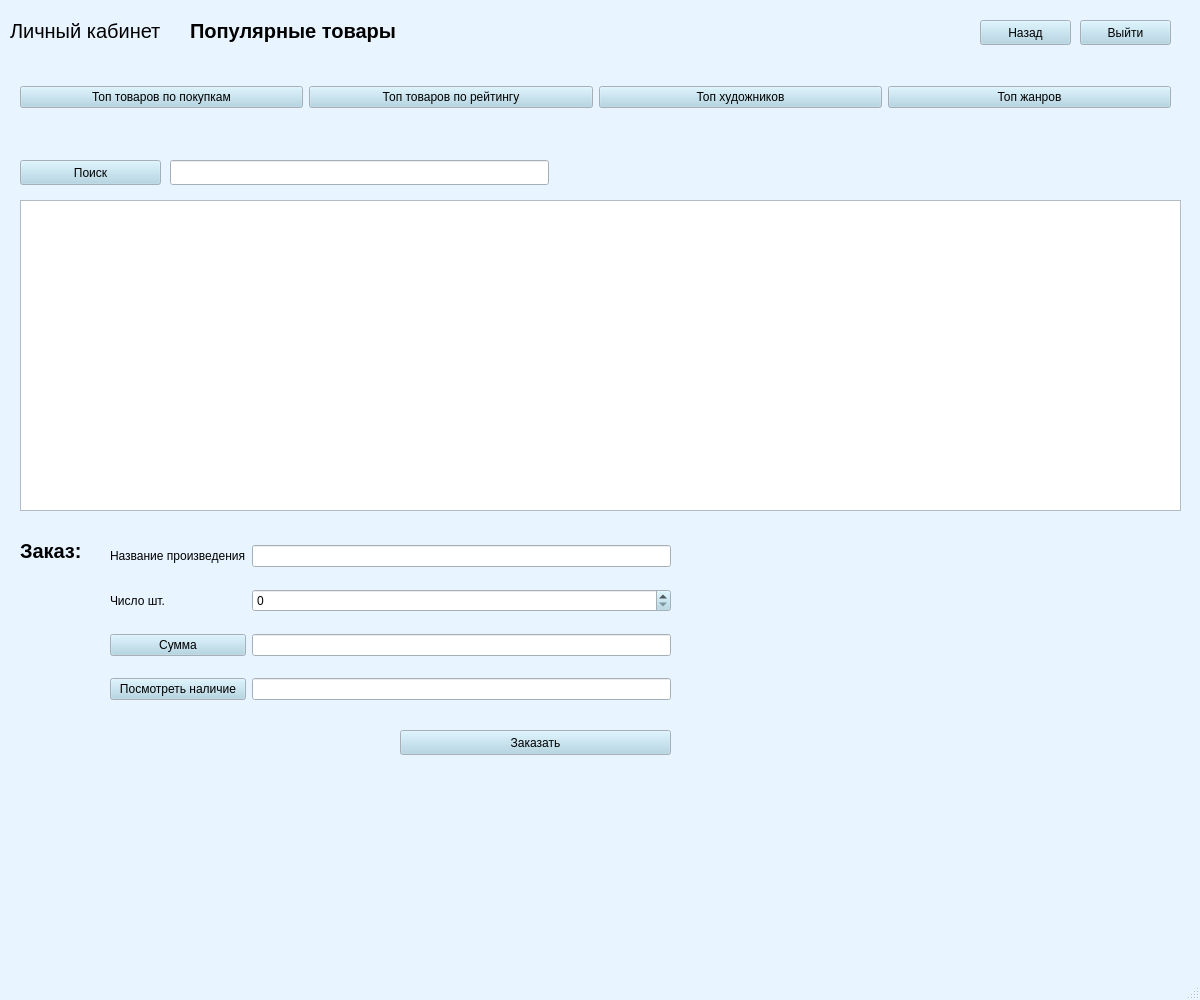
<?xml version="1.0" encoding="UTF-8"?>
<ui version="4.0">
 <class>MainWindow</class>
 <widget class="QMainWindow" name="MainWindow">
  <property name="geometry">
   <rect>
    <x>0</x>
    <y>0</y>
    <width>1200</width>
    <height>1000</height>
   </rect>
  </property>
  <property name="palette">
   <palette>
    <active>
     <colorrole role="WindowText">
      <brush brushstyle="SolidPattern">
       <color alpha="255">
        <red>0</red>
        <green>0</green>
        <blue>0</blue>
       </color>
      </brush>
     </colorrole>
     <colorrole role="Button">
      <brush brushstyle="SolidPattern">
       <color alpha="255">
        <red>169</red>
        <green>210</green>
        <blue>227</blue>
       </color>
      </brush>
     </colorrole>
     <colorrole role="Light">
      <brush brushstyle="SolidPattern">
       <color alpha="255">
        <red>255</red>
        <green>255</green>
        <blue>255</blue>
       </color>
      </brush>
     </colorrole>
     <colorrole role="Midlight">
      <brush brushstyle="SolidPattern">
       <color alpha="255">
        <red>238</red>
        <green>228</green>
        <blue>255</blue>
       </color>
      </brush>
     </colorrole>
     <colorrole role="Dark">
      <brush brushstyle="SolidPattern">
       <color alpha="255">
        <red>110</red>
        <green>101</green>
        <blue>127</blue>
       </color>
      </brush>
     </colorrole>
     <colorrole role="Mid">
      <brush brushstyle="SolidPattern">
       <color alpha="255">
        <red>147</red>
        <green>134</green>
        <blue>170</blue>
       </color>
      </brush>
     </colorrole>
     <colorrole role="Text">
      <brush brushstyle="SolidPattern">
       <color alpha="255">
        <red>0</red>
        <green>0</green>
        <blue>0</blue>
       </color>
      </brush>
     </colorrole>
     <colorrole role="BrightText">
      <brush brushstyle="SolidPattern">
       <color alpha="255">
        <red>255</red>
        <green>255</green>
        <blue>255</blue>
       </color>
      </brush>
     </colorrole>
     <colorrole role="ButtonText">
      <brush brushstyle="SolidPattern">
       <color alpha="255">
        <red>0</red>
        <green>0</green>
        <blue>0</blue>
       </color>
      </brush>
     </colorrole>
     <colorrole role="Base">
      <brush brushstyle="SolidPattern">
       <color alpha="255">
        <red>255</red>
        <green>255</green>
        <blue>255</blue>
       </color>
      </brush>
     </colorrole>
     <colorrole role="Window">
      <brush brushstyle="SolidPattern">
       <color alpha="255">
        <red>232</red>
        <green>244</green>
        <blue>255</blue>
       </color>
      </brush>
     </colorrole>
     <colorrole role="Shadow">
      <brush brushstyle="SolidPattern">
       <color alpha="255">
        <red>0</red>
        <green>0</green>
        <blue>0</blue>
       </color>
      </brush>
     </colorrole>
     <colorrole role="Highlight">
      <brush brushstyle="SolidPattern">
       <color alpha="255">
        <red>221</red>
        <green>202</green>
        <blue>255</blue>
       </color>
      </brush>
     </colorrole>
     <colorrole role="AlternateBase">
      <brush brushstyle="SolidPattern">
       <color alpha="255">
        <red>238</red>
        <green>228</green>
        <blue>255</blue>
       </color>
      </brush>
     </colorrole>
     <colorrole role="ToolTipBase">
      <brush brushstyle="SolidPattern">
       <color alpha="255">
        <red>255</red>
        <green>255</green>
        <blue>220</blue>
       </color>
      </brush>
     </colorrole>
     <colorrole role="ToolTipText">
      <brush brushstyle="SolidPattern">
       <color alpha="255">
        <red>0</red>
        <green>0</green>
        <blue>0</blue>
       </color>
      </brush>
     </colorrole>
     <colorrole role="PlaceholderText">
      <brush brushstyle="SolidPattern">
       <color alpha="128">
        <red>0</red>
        <green>0</green>
        <blue>0</blue>
       </color>
      </brush>
     </colorrole>
    </active>
    <inactive>
     <colorrole role="WindowText">
      <brush brushstyle="SolidPattern">
       <color alpha="255">
        <red>0</red>
        <green>0</green>
        <blue>0</blue>
       </color>
      </brush>
     </colorrole>
     <colorrole role="Button">
      <brush brushstyle="SolidPattern">
       <color alpha="255">
        <red>169</red>
        <green>210</green>
        <blue>227</blue>
       </color>
      </brush>
     </colorrole>
     <colorrole role="Light">
      <brush brushstyle="SolidPattern">
       <color alpha="255">
        <red>255</red>
        <green>255</green>
        <blue>255</blue>
       </color>
      </brush>
     </colorrole>
     <colorrole role="Midlight">
      <brush brushstyle="SolidPattern">
       <color alpha="255">
        <red>238</red>
        <green>228</green>
        <blue>255</blue>
       </color>
      </brush>
     </colorrole>
     <colorrole role="Dark">
      <brush brushstyle="SolidPattern">
       <color alpha="255">
        <red>110</red>
        <green>101</green>
        <blue>127</blue>
       </color>
      </brush>
     </colorrole>
     <colorrole role="Mid">
      <brush brushstyle="SolidPattern">
       <color alpha="255">
        <red>147</red>
        <green>134</green>
        <blue>170</blue>
       </color>
      </brush>
     </colorrole>
     <colorrole role="Text">
      <brush brushstyle="SolidPattern">
       <color alpha="255">
        <red>0</red>
        <green>0</green>
        <blue>0</blue>
       </color>
      </brush>
     </colorrole>
     <colorrole role="BrightText">
      <brush brushstyle="SolidPattern">
       <color alpha="255">
        <red>255</red>
        <green>255</green>
        <blue>255</blue>
       </color>
      </brush>
     </colorrole>
     <colorrole role="ButtonText">
      <brush brushstyle="SolidPattern">
       <color alpha="255">
        <red>0</red>
        <green>0</green>
        <blue>0</blue>
       </color>
      </brush>
     </colorrole>
     <colorrole role="Base">
      <brush brushstyle="SolidPattern">
       <color alpha="255">
        <red>255</red>
        <green>255</green>
        <blue>255</blue>
       </color>
      </brush>
     </colorrole>
     <colorrole role="Window">
      <brush brushstyle="SolidPattern">
       <color alpha="255">
        <red>232</red>
        <green>244</green>
        <blue>255</blue>
       </color>
      </brush>
     </colorrole>
     <colorrole role="Shadow">
      <brush brushstyle="SolidPattern">
       <color alpha="255">
        <red>0</red>
        <green>0</green>
        <blue>0</blue>
       </color>
      </brush>
     </colorrole>
     <colorrole role="Highlight">
      <brush brushstyle="SolidPattern">
       <color alpha="255">
        <red>221</red>
        <green>202</green>
        <blue>255</blue>
       </color>
      </brush>
     </colorrole>
     <colorrole role="AlternateBase">
      <brush brushstyle="SolidPattern">
       <color alpha="255">
        <red>238</red>
        <green>228</green>
        <blue>255</blue>
       </color>
      </brush>
     </colorrole>
     <colorrole role="ToolTipBase">
      <brush brushstyle="SolidPattern">
       <color alpha="255">
        <red>255</red>
        <green>255</green>
        <blue>220</blue>
       </color>
      </brush>
     </colorrole>
     <colorrole role="ToolTipText">
      <brush brushstyle="SolidPattern">
       <color alpha="255">
        <red>0</red>
        <green>0</green>
        <blue>0</blue>
       </color>
      </brush>
     </colorrole>
     <colorrole role="PlaceholderText">
      <brush brushstyle="SolidPattern">
       <color alpha="128">
        <red>0</red>
        <green>0</green>
        <blue>0</blue>
       </color>
      </brush>
     </colorrole>
    </inactive>
    <disabled>
     <colorrole role="WindowText">
      <brush brushstyle="SolidPattern">
       <color alpha="255">
        <red>110</red>
        <green>101</green>
        <blue>127</blue>
       </color>
      </brush>
     </colorrole>
     <colorrole role="Button">
      <brush brushstyle="SolidPattern">
       <color alpha="255">
        <red>169</red>
        <green>210</green>
        <blue>227</blue>
       </color>
      </brush>
     </colorrole>
     <colorrole role="Light">
      <brush brushstyle="SolidPattern">
       <color alpha="255">
        <red>255</red>
        <green>255</green>
        <blue>255</blue>
       </color>
      </brush>
     </colorrole>
     <colorrole role="Midlight">
      <brush brushstyle="SolidPattern">
       <color alpha="255">
        <red>238</red>
        <green>228</green>
        <blue>255</blue>
       </color>
      </brush>
     </colorrole>
     <colorrole role="Dark">
      <brush brushstyle="SolidPattern">
       <color alpha="255">
        <red>110</red>
        <green>101</green>
        <blue>127</blue>
       </color>
      </brush>
     </colorrole>
     <colorrole role="Mid">
      <brush brushstyle="SolidPattern">
       <color alpha="255">
        <red>147</red>
        <green>134</green>
        <blue>170</blue>
       </color>
      </brush>
     </colorrole>
     <colorrole role="Text">
      <brush brushstyle="SolidPattern">
       <color alpha="255">
        <red>110</red>
        <green>101</green>
        <blue>127</blue>
       </color>
      </brush>
     </colorrole>
     <colorrole role="BrightText">
      <brush brushstyle="SolidPattern">
       <color alpha="255">
        <red>255</red>
        <green>255</green>
        <blue>255</blue>
       </color>
      </brush>
     </colorrole>
     <colorrole role="ButtonText">
      <brush brushstyle="SolidPattern">
       <color alpha="255">
        <red>110</red>
        <green>101</green>
        <blue>127</blue>
       </color>
      </brush>
     </colorrole>
     <colorrole role="Base">
      <brush brushstyle="SolidPattern">
       <color alpha="255">
        <red>232</red>
        <green>244</green>
        <blue>255</blue>
       </color>
      </brush>
     </colorrole>
     <colorrole role="Window">
      <brush brushstyle="SolidPattern">
       <color alpha="255">
        <red>232</red>
        <green>244</green>
        <blue>255</blue>
       </color>
      </brush>
     </colorrole>
     <colorrole role="Shadow">
      <brush brushstyle="SolidPattern">
       <color alpha="255">
        <red>0</red>
        <green>0</green>
        <blue>0</blue>
       </color>
      </brush>
     </colorrole>
     <colorrole role="Highlight">
      <brush brushstyle="SolidPattern">
       <color alpha="255">
        <red>145</red>
        <green>145</green>
        <blue>145</blue>
       </color>
      </brush>
     </colorrole>
     <colorrole role="AlternateBase">
      <brush brushstyle="SolidPattern">
       <color alpha="255">
        <red>221</red>
        <green>202</green>
        <blue>255</blue>
       </color>
      </brush>
     </colorrole>
     <colorrole role="ToolTipBase">
      <brush brushstyle="SolidPattern">
       <color alpha="255">
        <red>255</red>
        <green>255</green>
        <blue>220</blue>
       </color>
      </brush>
     </colorrole>
     <colorrole role="ToolTipText">
      <brush brushstyle="SolidPattern">
       <color alpha="255">
        <red>0</red>
        <green>0</green>
        <blue>0</blue>
       </color>
      </brush>
     </colorrole>
     <colorrole role="PlaceholderText">
      <brush brushstyle="SolidPattern">
       <color alpha="128">
        <red>0</red>
        <green>0</green>
        <blue>0</blue>
       </color>
      </brush>
     </colorrole>
    </disabled>
   </palette>
  </property>
  <property name="windowTitle">
   <string>MainWindow</string>
  </property>
  <widget class="QWidget" name="centralwidget">
   <widget class="QWidget" name="gridLayoutWidget_2">
    <property name="geometry">
     <rect>
      <x>20</x>
      <y>57</y>
      <width>1151</width>
      <height>81</height>
     </rect>
    </property>
    <layout class="QGridLayout" name="gridLayout_2">
     <property name="leftMargin">
      <number>0</number>
     </property>
     <property name="topMargin">
      <number>0</number>
     </property>
     <property name="bottomMargin">
      <number>0</number>
     </property>
     <property name="verticalSpacing">
      <number>6</number>
     </property>
     <item row="1" column="0">
      <widget class="QPushButton" name="art_sale">
       <property name="text">
        <string>Топ товаров по покупкам</string>
       </property>
      </widget>
     </item>
     <item row="1" column="3">
      <widget class="QPushButton" name="top_gen">
       <property name="text">
        <string>Топ жанров</string>
       </property>
      </widget>
     </item>
     <item row="1" column="1">
      <widget class="QPushButton" name="art_raiting">
       <property name="text">
        <string>Топ товаров по рейтингу</string>
       </property>
      </widget>
     </item>
     <item row="1" column="2">
      <widget class="QPushButton" name="art">
       <property name="text">
        <string>Топ художников</string>
       </property>
      </widget>
     </item>
    </layout>
   </widget>
   <widget class="QLabel" name="label">
    <property name="geometry">
     <rect>
      <x>10</x>
      <y>0</y>
      <width>161</width>
      <height>62</height>
     </rect>
    </property>
    <property name="palette">
     <palette>
      <active>
       <colorrole role="Button">
        <brush brushstyle="SolidPattern">
         <color alpha="255">
          <red>173</red>
          <green>127</green>
          <blue>168</blue>
         </color>
        </brush>
       </colorrole>
      </active>
      <inactive>
       <colorrole role="Button">
        <brush brushstyle="SolidPattern">
         <color alpha="255">
          <red>173</red>
          <green>127</green>
          <blue>168</blue>
         </color>
        </brush>
       </colorrole>
      </inactive>
      <disabled>
       <colorrole role="Button">
        <brush brushstyle="SolidPattern">
         <color alpha="255">
          <red>173</red>
          <green>127</green>
          <blue>168</blue>
         </color>
        </brush>
       </colorrole>
      </disabled>
     </palette>
    </property>
    <property name="font">
     <font>
      <pointsize>15</pointsize>
      <italic>false</italic>
      <strikeout>false</strikeout>
      <kerning>true</kerning>
     </font>
    </property>
    <property name="text">
     <string>&lt;html&gt;&lt;head/&gt;&lt;body&gt;&lt;p&gt;Личный кабинет&lt;/p&gt;&lt;/body&gt;&lt;/html&gt;</string>
    </property>
   </widget>
   <widget class="QLabel" name="label_2">
    <property name="geometry">
     <rect>
      <x>190</x>
      <y>0</y>
      <width>221</width>
      <height>62</height>
     </rect>
    </property>
    <property name="palette">
     <palette>
      <active>
       <colorrole role="Button">
        <brush brushstyle="SolidPattern">
         <color alpha="255">
          <red>173</red>
          <green>127</green>
          <blue>168</blue>
         </color>
        </brush>
       </colorrole>
      </active>
      <inactive>
       <colorrole role="Button">
        <brush brushstyle="SolidPattern">
         <color alpha="255">
          <red>173</red>
          <green>127</green>
          <blue>168</blue>
         </color>
        </brush>
       </colorrole>
      </inactive>
      <disabled>
       <colorrole role="Button">
        <brush brushstyle="SolidPattern">
         <color alpha="255">
          <red>173</red>
          <green>127</green>
          <blue>168</blue>
         </color>
        </brush>
       </colorrole>
      </disabled>
     </palette>
    </property>
    <property name="font">
     <font>
      <pointsize>15</pointsize>
      <italic>false</italic>
      <strikeout>false</strikeout>
      <kerning>true</kerning>
     </font>
    </property>
    <property name="text">
     <string>&lt;html&gt;&lt;head/&gt;&lt;body&gt;&lt;p&gt;&lt;span style=&quot; font-weight:600;&quot;&gt;Популярные товары&lt;/span&gt;&lt;/p&gt;&lt;/body&gt;&lt;/html&gt;</string>
    </property>
   </widget>
   <widget class="QTableWidget" name="artworks">
    <property name="geometry">
     <rect>
      <x>20</x>
      <y>200</y>
      <width>1161</width>
      <height>311</height>
     </rect>
    </property>
   </widget>
   <widget class="QWidget" name="gridLayoutWidget">
    <property name="geometry">
     <rect>
      <x>110</x>
      <y>529</y>
      <width>561</width>
      <height>191</height>
     </rect>
    </property>
    <layout class="QGridLayout" name="gridLayout">
     <item row="2" column="1">
      <widget class="QLineEdit" name="sum_count">
       <property name="font">
        <font>
         <weight>75</weight>
         <bold>true</bold>
        </font>
       </property>
       <property name="readOnly">
        <bool>true</bool>
       </property>
      </widget>
     </item>
     <item row="1" column="1">
      <widget class="QSpinBox" name="count"/>
     </item>
     <item row="2" column="0">
      <widget class="QPushButton" name="sum">
       <property name="text">
        <string>Сумма</string>
       </property>
      </widget>
     </item>
     <item row="1" column="0">
      <widget class="QLabel" name="FieldInput_4">
       <property name="text">
        <string>Число шт.</string>
       </property>
      </widget>
     </item>
     <item row="0" column="1">
      <widget class="QLineEdit" name="name"/>
     </item>
     <item row="0" column="0">
      <widget class="QLabel" name="FieldInput_3">
       <property name="text">
        <string>Название произведения</string>
       </property>
      </widget>
     </item>
     <item row="3" column="0">
      <widget class="QPushButton" name="how_many">
       <property name="text">
        <string>Посмотреть наличие</string>
       </property>
      </widget>
     </item>
     <item row="3" column="1">
      <widget class="QLineEdit" name="count_artw">
       <property name="font">
        <font>
         <weight>75</weight>
         <bold>true</bold>
        </font>
       </property>
       <property name="readOnly">
        <bool>true</bool>
       </property>
      </widget>
     </item>
    </layout>
   </widget>
   <widget class="QPushButton" name="buy">
    <property name="geometry">
     <rect>
      <x>400</x>
      <y>730</y>
      <width>271</width>
      <height>25</height>
     </rect>
    </property>
    <property name="text">
     <string>Заказать</string>
    </property>
   </widget>
   <widget class="QLabel" name="label_6">
    <property name="geometry">
     <rect>
      <x>20</x>
      <y>520</y>
      <width>71</width>
      <height>62</height>
     </rect>
    </property>
    <property name="palette">
     <palette>
      <active>
       <colorrole role="Button">
        <brush brushstyle="SolidPattern">
         <color alpha="255">
          <red>173</red>
          <green>127</green>
          <blue>168</blue>
         </color>
        </brush>
       </colorrole>
      </active>
      <inactive>
       <colorrole role="Button">
        <brush brushstyle="SolidPattern">
         <color alpha="255">
          <red>173</red>
          <green>127</green>
          <blue>168</blue>
         </color>
        </brush>
       </colorrole>
      </inactive>
      <disabled>
       <colorrole role="Button">
        <brush brushstyle="SolidPattern">
         <color alpha="255">
          <red>173</red>
          <green>127</green>
          <blue>168</blue>
         </color>
        </brush>
       </colorrole>
      </disabled>
     </palette>
    </property>
    <property name="font">
     <font>
      <pointsize>15</pointsize>
      <italic>false</italic>
      <strikeout>false</strikeout>
      <kerning>true</kerning>
     </font>
    </property>
    <property name="text">
     <string>&lt;html&gt;&lt;head/&gt;&lt;body&gt;&lt;p&gt;&lt;span style=&quot; font-weight:600;&quot;&gt;Заказ:&lt;/span&gt;&lt;/p&gt;&lt;/body&gt;&lt;/html&gt;</string>
    </property>
   </widget>
   <widget class="QPushButton" name="back">
    <property name="geometry">
     <rect>
      <x>980</x>
      <y>20</y>
      <width>91</width>
      <height>25</height>
     </rect>
    </property>
    <property name="text">
     <string>Назад</string>
    </property>
   </widget>
   <widget class="QPushButton" name="exit">
    <property name="geometry">
     <rect>
      <x>1080</x>
      <y>20</y>
      <width>91</width>
      <height>25</height>
     </rect>
    </property>
    <property name="text">
     <string>Выйти</string>
    </property>
   </widget>
   <widget class="QPushButton" name="sum_4">
    <property name="geometry">
     <rect>
      <x>20</x>
      <y>160</y>
      <width>141</width>
      <height>25</height>
     </rect>
    </property>
    <property name="text">
     <string>Поиск</string>
    </property>
   </widget>
   <widget class="QLineEdit" name="name_4">
    <property name="geometry">
     <rect>
      <x>170</x>
      <y>160</y>
      <width>379</width>
      <height>25</height>
     </rect>
    </property>
   </widget>
  </widget>
  <widget class="QMenuBar" name="menubar">
   <property name="geometry">
    <rect>
     <x>0</x>
     <y>0</y>
     <width>1200</width>
     <height>22</height>
    </rect>
   </property>
  </widget>
  <widget class="QStatusBar" name="statusbar"/>
 </widget>
 <resources/>
 <connections/>
</ui>
